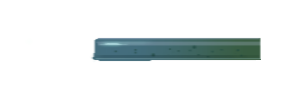
#> input picture Lake Cleanup/art_source/meter/Murky_Water.png, 290 x 94 px
$ python recolor_meter.py
#> lines starting #> are read from the running program, lines starting #| are printed output that depends on the picture
#!/usr/bin/env python
"""Remaps the pollution meter's two water sheets onto the lake's own ramps.

The painted sheets (kept in art_source/meter/) were a teal gradient and a bright caustic
blue that are nowhere in the palette. Each pixel keeps its brightness *rank* within its
sheet and takes the colour at that rank along the ramp read from resources/palette.tres:
murky sheet -> water_dirty_*, clean sheet -> water_clean_*. Interpolated between the
ramp's steps, by decision, so the painted gradients and caustics survive; alpha untouched.

Run with the psd-extract venv python from the project root, then reimport.
Writes assets/ui/meter/{Murky,Clean}_Water.png and tools/last_meter_recolor.png.
"""
import re
import shutil
from pathlib import Path

from PIL import Image

ROOT = Path(__file__).resolve().parent.parent
SOURCE = ROOT / "art_source" / "meter"
OUT = ROOT / "assets" / "ui" / "meter"
PALETTE = ROOT / "resources" / "palette.tres"
STEPS = ["deep", "mid", "", "shallow", "light"]
SHEETS = {"Murky_Water.png": "water_dirty", "Clean_Water.png": "water_clean"}
# How much of the ramp a sheet spans: the painting's darkest pixel lands at the first
# number along the ramp and its lightest at the second. The light step is a sparkle on the
# lake, not a body colour, so the body of a strip stops short of it.
SPAN = {"water_dirty": (0.0, 0.85), "water_clean": (0.1, 0.9)}


def ramp_of(name):
    text = PALETTE.read_text()
    out = []
    for step in STEPS:
        key = name + ("_" + step if step else "")
        found = re.search(r"^%s = Color\(([^)]*)\)" % key, text, re.M)
        out.append([float(v) for v in found.group(1).split(",")[:3]])
    return out


def along(ramp, t):
    at = min(max(t, 0.0), 1.0) * (len(ramp) - 1)
    low = min(int(at), len(ramp) - 2)
    mix = at - low
    return tuple(round(255 * (ramp[low][c] * (1 - mix) + ramp[low + 1][c] * mix)) for c in range(3))


def remap(image, ramp, span):
    pixels = image.load()
    lumas = sorted(
        0.299 * r + 0.587 * g + 0.114 * b
        for r, g, b, a in image.getdata() if a > 0
    )
    count = len(lumas)
    # Rank by brightness: first index of each luma in the sorted list.
    rank = {}
    for index, luma in enumerate(lumas):
        rank.setdefault(luma, index)
    for y in range(image.height):
        for x in range(image.width):
            r, g, b, a = pixels[x, y]
            if a == 0:
                continue
            t = rank[0.299 * r + 0.587 * g + 0.114 * b] / max(count - 1, 1)
            pixels[x, y] = along(ramp, span[0] + (span[1] - span[0]) * t) + (a,)
    return image


def main():
    SOURCE.mkdir(parents=True, exist_ok=True)
    sheet = Image.new("RGBA", (290 * 2 * 3, 94 * 2 * 3), (255, 0, 255, 255))
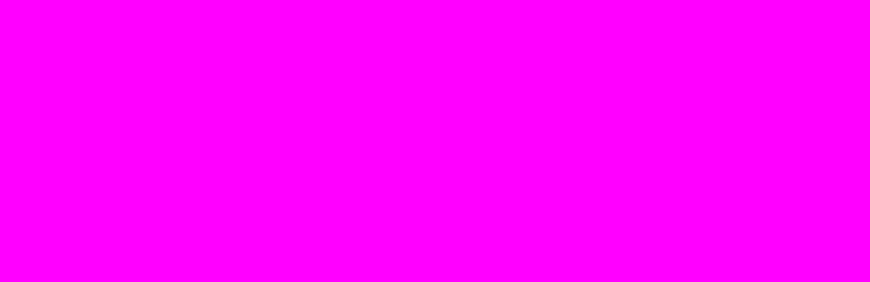
#> sheet: PIL image 1740x564 RGBA (shown at 1/2 size); mean R, G, B, A 255, 0, 255, 255
    for row, (name, ramp_name) in enumerate(SHEETS.items()):
        kept = SOURCE / name
        if not kept.exists():
            shutil.copy(OUT / name, kept)
        before = Image.open(kept).convert("RGBA")
#> before is the input picture: PIL image 290x94 RGBA; mean R, G, B, A 106, 146.2, 145.9, 34.6
        after = remap(before.copy(), ramp_of(ramp_name), SPAN[ramp_name])
        after.save(OUT / name)
        for col, picture in enumerate((before, after)):
            big = picture.resize((picture.width * 3, picture.height * 3), Image.NEAREST)
            sheet.paste(big, (col * 290 * 3, row * 94 * 3), big)
        print(name, "->", ramp_name)
    sheet.save(ROOT / "tools" / "last_meter_recolor.png")


if __name__ == "__main__":
#> (the run stopped early here; a loop or call above may not have finished)
